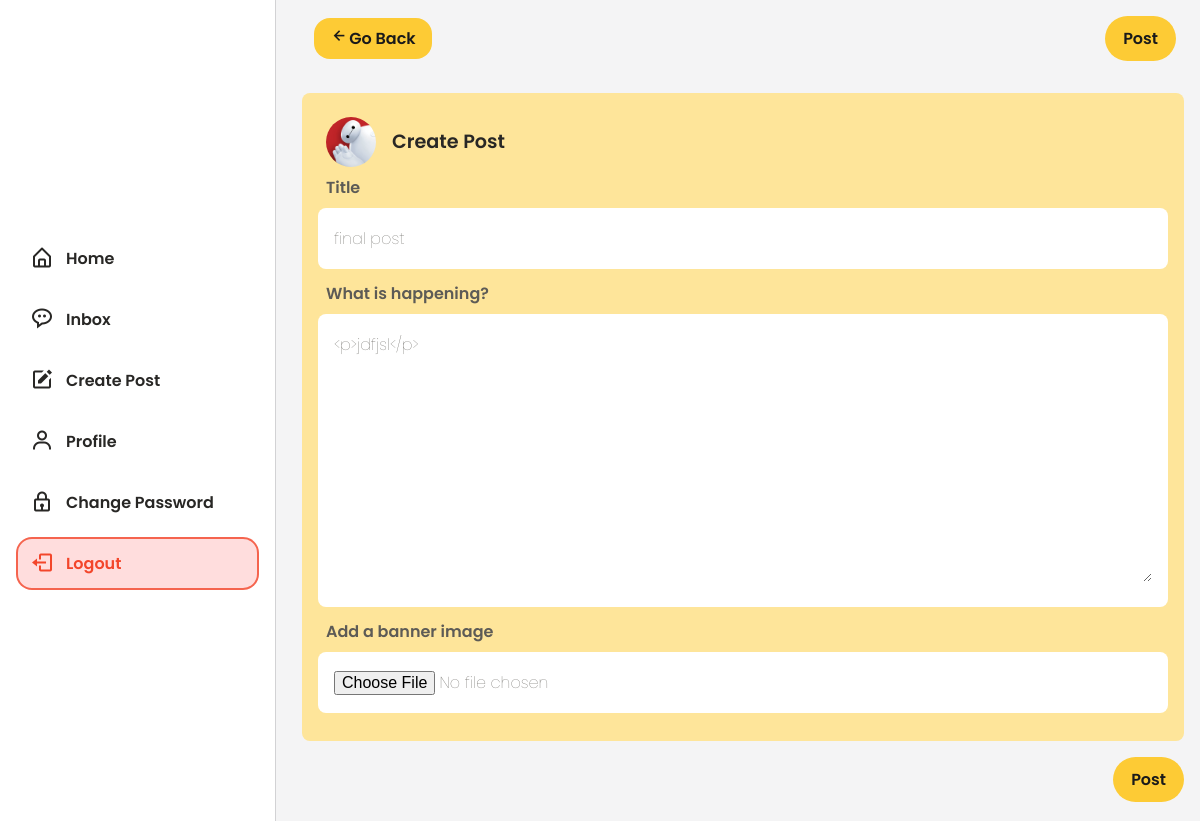
The app's page /user/post/9/update/ (signed in) with its own data.
### firewithinfilms/models.py (models this page shows)
class User(db.Model, UserMixin):
    __tablename__ = 'user'
    id = db.Column(db.Integer, primary_key=True)
    username = db.Column(db.String(20), unique=True, nullable=False)
    name = db.Column(db.String(100))
    email = db.Column(db.String(120), unique=True, nullable=False)
    image_file = db.Column(db.String(20), default='default.jpg')
    password = db.Column(db.String(60), nullable=False)
    user_role = db.Column(db.String(60), default="user")
    join_date = db.Column(db.DateTime, nullable=False, default=datetime.utcnow)
    details = db.relationship('UserDetails', backref='details', lazy=True)
    reviews = db.relationship('UserReviews', backref='reviews', lazy=True)
    posts = db.relationship('UserPost', backref='author', lazy=True)

class UserPost(db.Model):
    __tablename__ = 'user_post'
    id = db.Column(db.Integer, primary_key=True)
    title = db.Column(db.String(100), nullable=False)
    date_posted = db.Column(db.DateTime, nullable=False, default=datetime.utcnow)
    content = db.Column(db.Text, nullable=False)
    image_file = db.Column(db.String(20))
    user_id = db.Column(db.Integer, db.ForeignKey('user.id'), nullable=False)

### firewithinfilms/user/views.py (the view)
@user.route("/user/post/<int:post_id>/update/", methods=['GET', 'POST'])
@login_required
def user_update_post(post_id):
    post = UserPost.query.get_or_404(post_id)
    if post.author != current_user:
        abort(403)
    form = PostForm()
    if form.validate_on_submit():
        if form.picture.data:
            picture_file = save_post_picture(form.picture.data)
            post.image_file = picture_file
        post.title = form.title.data
        post.content = form.content.data
        db.session.commit()
        flash('Your post has been updated!', 'success')
        return redirect(url_for('users.user_post', post_id=post.id))
    elif request.method == 'GET':
        form.title.data = post.title
        form.content.data = post.content
    image_file = url_for('static', filename='pictures/' + post.image_file)
    return render_template('user/createpost.html', title='Update Post', image_file=image_file, form=form)

### firewithinfilms/user/forms.py
class PostForm(FlaskForm):
    title = StringField(
        'Title',
        validators=[ DataRequired() ]
    )
    content = CKEditorField(
        'What is happening?',
        validators=[ DataRequired() ]
    )
    picture = FileField(
        'Add a banner image',
        validators = [
            FileAllowed(['jpg', 'jpeg', 'png'])
        ]
    )
    submit = SubmitField('Post')

### firewithinfilms/models.py (called while the page is built)
@login_manager.user_loader
def load_user(user_id):
    return User.query.get(int(user_id))

### firewithinfilms/templates/user/createpost.html (shortened to what this page needs)
{% extends 'root-dashboard.html' %}
{% block head %}
<link
	rel="stylesheet"
	href="{{ url_for('static', filename='assets/scripts/login-signup.css') }}"
/>
{% endblock %}
{% block content %}
{% include 'helpers/_sidenav_dashboard.html' %}
<div class="px-1 pl-75">
	<form method="POST" action="" enctype="multipart/form-data">
		<div class="container">
			<div
				class="header-sm flex flex-j-space-between flex-a-center p-5"
			>
				<a
					href="{{ url_for('users.user_dashboard') }}"
					class="button button__sm button__second submit__button button__alt flex"
				>
					<i class="bx bx-left-arrow-alt h2-sm"></i>
					<p>Go Back</p>
				</a>
				<span>
					{{ form.submit(class="button button__sm submit__button")}}
				</span>
			</div>
		</div>
		<div
			class="container bg__primary-alt admin__panel-form-container my-1"
		>
			<div class="flex flex-j-start flex-a-center p-5">
				<img
					src="{{url_for('static', filename='profile_pics/' + current_user.image_file)}}"
					alt="{{current_user.name}} - FireWithinFilms"
					class="img__round-sm mx-1"
				/>
				<h2 class="h2-sm">Create Post</h2>
			</div>
			{{ form.title.label(class="ml-5 text-bold") }}
			{% if form.title.errors %}
			<div class="login__box-container login__box-lighter my-5 mb-75">
				<div class="login__box login__box-error">
					{{ form.title(
						class="login__input login__input-error",
						placeholder="Post Title"
					) }}
				</div>
				{% for error in form.title.errors %}
				<small class="error__message">{{ error }}</small>
				{% endfor %}
			</div>
			{% else %}
			<div class="login__box login__box-lighter my-5 mb-75">
				{{ form.title(
					class="login__input",
					placeholder="Post Title"
				) }}
			</div>
			{% endif %}
			{{ form.content.label(class="ml-5 text-bold") }}
			{% if form.content.errors %}
			<div class="login__box-container login__box-lighter my-5 mb-75">
				<div class="login__box login__box-error">
					{{ form.content(
						class="login__input login__details login__input-error",
						placeholder="Write your thoughts...",
						rows="10"
					) }}
				</div>
				{% for error in form.content.errors %}
				<small class="error__message">{{ error }}</small>
				{% endfor %}
			</div>
			{% else %}
			<div class="login__box login__box-lighter my-5 mb-75">
				{{ form.content(
					class="login__input login__details",
					placeholder="Write your thoughts...",
					rows="10"
				) }}
			</div>
			{% endif %}
			{{ form.picture.label(class="ml-5 text-bold") }}
			{% if form.picture.errors %}
			<div class="login__box-container login__box-lighter my-5 mb-75">
				<div class="login__box login__box-error">
					{{ form.picture(
						class="login__input login__input-error",
						placeholder="Add banner image"
					)}}
				</div>
				{% for error in form.picture.errors %}
				<small class="error__message">{{ error }}</small>
				{% endfor %}
			</div>
			{% else %}
			<div class="login__box login__box-lighter my-5 mb-75">
				{{ form.picture(
					class="login__input",
					placeholder="Add banner image"
				) }}
			</div>
			{% endif %}
		</div>
		<div style="float: right; margin-top: 1rem">
			{{ form.submit(class="button button__sm submit__button")}}
		</div>
	</form>
</div>
{% endblock content %}

### firewithinfilms/static/assets/scripts/login-signup.css (style rules this page uses)
:root { --header-height: 3rem; --hue: 45; --sat: 98%; --first-color: hsl(var(--hue), var(--sat), 60%); --first-color-light: hsl(var(--hue), var(--sat), 85%); --first-color-lighten: hsl(var(--hue), var(--sat), 80%); --first-color-alt: hsl(var(--hue), var(--sat), 53%); --title-color: hsl(var(--hue), 4%, 15%); --text-color: hsl(var(--hue), 4%, 35%); --text-color-light: hsl(var(--hue), 4%, 65%); --body-color: hsl(var(--hue), 0%, 100%); --container-color: #fff; --scroll-bar-color: hsl(var(--hue), 4%, 85%); --scroll-thumb-color: hsl(var(--hue), 4%, 75%); --body-font: "Poppins", sans-serif; --biggest-font-size: 2.25rem; --h1-font-size: 1.5rem; --h2-font-size: 1.25rem; --h3-font-size: 1rem; --normal-font-size: 0.938rem; --small-font-size: 0.813rem; --smaller-font-size: 0.75rem; --font-semi-bold: 600; --font-bold: 700; --font-normal: 500; --img-transition: 0.3s; --img-hidden: hidden; --img-scale: scale(1.1); --mb-0-5: 0.5rem; --mb-0-75: 0.75rem; --mb-1: 1rem; --mb-1-5: 1.5rem; --mb-2: 2rem; --z-tooltip: 10; --z-fixed: 100; }
@media screen and (min-width: 968px) { :root { --biggest-font-size: 4rem; --h1-font-size: 2.25rem; --h2-font-size: 1.5rem; --h3-font-size: 1.25rem; --normal-font-size: 1rem; --small-font-size: 0.875rem; --smaller-font-size: 0.813rem; } }
.login__box { padding: 1.125rem 1rem; background-color: #fff; margin-top: 1rem; border-radius: 0.5rem; }
.login__input { border: none; outline: none; font-size: var(--normal-font-size); font-weight: 500; color: var(--first-color-dark); }
.login__box-lighter .login__input { font-weight: lighter; }
.login__input::placeholder { font-size: var(--normal-font-size); font-family: var(--body-font); color: var(--first-color); }

### firewithinfilms/static/assets/scripts/admin-panel.css (style rules this page uses)
:root { --header-height: 3rem; --hue: 45; --sat: 98%; --first-color: hsl(var(--hue), var(--sat), 60%); --first-color-light: hsl(var(--hue), var(--sat), 85%); --first-color-lighten: hsl(var(--hue), var(--sat), 80%); --first-color-alt: hsl(var(--hue), var(--sat), 53%); --title-color: hsl(var(--hue), 4%, 15%); --text-color: hsl(var(--hue), 4%, 35%); --text-color-light: hsl(var(--hue), 4%, 65%); --body-color: #f4f4f5; --body-color-alt: #fff; --scroll-bar-color: hsl(var(--hue), 4%, 85%); --scroll-thumb-color: hsl(var(--hue), 4%, 75%); --body-font: "Poppins", sans-serif; --biggest-font-size: 2.25rem; --h1-font-size: 1.5rem; --h2-font-size: 1.25rem; --h3-font-size: 1rem; --normal-font-size: 0.938rem; --small-font-size: 0.813rem; --smaller-font-size: 0.75rem; --font-semi-bold: 600; --font-bold: 700; --font-normal: 500; --img-transition: 0.3s; --img-hidden: hidden; --img-scale: scale(1.1); --mb-0-5: 0.5rem; --mb-0-75: 0.75rem; --mb-1: 1rem; --mb-1-5: 1.5rem; --mb-2: 2rem; --z-tooltip: 10; --z-fixed: 100; }
@media screen and (min-width: 968px) { :root { --biggest-font-size: 4rem; --h1-font-size: 2.25rem; --h2-font-size: 1.5rem; --h3-font-size: 1.25rem; --normal-font-size: 1rem; --small-font-size: 0.875rem; --smaller-font-size: 0.813rem; } }
html { scroll-behavior: smooth; }
body { font-family: var(--body-font); font-size: var(--normal-font-size); background-color: var(--body-color); color: var(--text-color); transition: 0.5s; }
h1, h2, h3 { font-weight: var(--font-semi-bold); color: var(--title-color); line-height: 1.5; }
a { text-decoration: none; }
img { max-width: 100%; height: auto; }
input, textarea { width: 100%; }
button, input, textarea { font-family: var(--body-font); font-size: var(--normal-font-size); }
.header-sm { padding: 1rem 0.5rem 1rem 0.75rem; }
.submit__button { border-color: transparent; }
.admin__panel-form-container { width: 100%; padding: var(--mb-1); border-radius: 0.5rem; }

### records on screen
User: image_file (placeholder picture)
UserPost: title "final post", content "<p>jdfjsl</p>"
